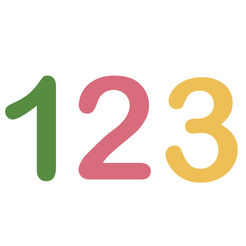
#> input picture img_samples/internet/246x0w.jpg, 246 x 246 px
$ python -i svhn_test.py   (imports and definitions only)   (Python 2 division)   (older library calls are emulated)
#> lines starting #> are read from the running program, lines starting #| are printed output that depends on the picture
import sys
import os
import numpy as np
import tensorflow as tf
import PIL.Image as Image

# Uncomment only when running in a GUI IDE
#import matplotlib.pyplot as plt
import time

from svhn_model import regression_head
from svhn_train_regressor import REGRESSION_CKPT

# Avoid Warning logs
# [1 line not run here, left out]

# Avoid suggestion on log console like: ...Your CPU supports... AVX2 FMA
os.environ['TF_CPP_MIN_LOG_LEVEL'] = '2'


def prediction_to_string(pred_array):
    pred_str = ""
    for i in range(len(pred_array)):
        if pred_array[i] != 10:
            pred_str += str(pred_array[i])
        else:
            return pred_str
    return pred_str


def resize(sample_img, to_size):
    print("Resizing image to [{} x {}]...".format(to_size, to_size))
    return sample_img.resize((to_size, to_size), Image.ANTIALIAS)


def crop(sample_img, to_size):
    width, height = sample_img.size
    print("Image with width [{}] and height [{}].".format(width, height))
    print('Cropping to the centre on [{} x {}]...').format(to_size, to_size)

    left = (width - to_size) / 2
    top = (height - to_size) / 2
    right = (width + to_size) / 2
    bottom = (height + to_size) / 2
    return sample_img.crop((left, top, right, bottom))


# Detect is called by the main program to find the image path
# Do preprocessing of the input image with resize, reshape, decode_png
def detect(img_path):
#> called with img_path = 'img_samples/internet/246x0w.jpg'
    sample_img = Image.open(img_path)
#> sample_img is the input picture: PIL image 246x246 RGB; mean R, G, B 244.3, 236.8, 228.2

    # preprocessing of input image
    width, height = sample_img.size
#> width = 246; height = 246

    if width == height:
        if width != 64:
            sample_img = resize(sample_img, 64)
#> in resize, `return sample_img.resize((to_size, to_size), Image.ANTIALIAS)`:
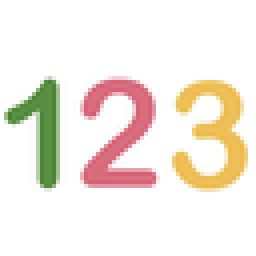
#> returned value: PIL image 64x64 RGB (shown 4 times larger); mean R, G, B 244.1, 236.4, 227.7
    else:
        sample_img = crop(sample_img, 64)
        # [9 lines of commented-out code are left out]

    pix = np.array(sample_img)
    norm_pix = (255-pix)*1.0/255.0
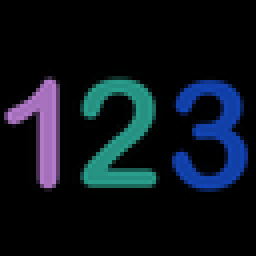
#> norm_pix: shape (64, 64, 3) float64 (shown 4 times larger); mean R, G, B 0.0426, 0.0728, 0.107
    exp = np.expand_dims(norm_pix, axis=0)

#> (the run stopped early here; a loop or call above may not have finished)
